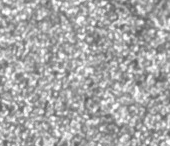
#> input picture enhanced_debug/06_resolution_adaptive_original.png, 170 x 146 px
$ python -i metrics.py   (imports and definitions only)   (older library calls are emulated)
#> lines starting #> are read from the running program, lines starting #| are printed output that depends on the picture; after the words box and inside, x2 and y2 are one past the last pixel; in counts of white or black regions, pixels touching at a corner belong together
# analysis.metrics.py

import cv2
import numpy as np
from tkinter import messagebox

# [7 lines left out: function get_analysis_region, not called in this run]

def analyze_image(image, roi_coords=None):
    """Analyze the DIC pattern quality"""
    try:
        # Get analysis region
        if roi_coords:
            x1, y1, x2, y2 = roi_coords
            analysis_region = image[y1:y2, x1:x2]
        else:
            analysis_region = image

        # Convert to grayscale
        if len(analysis_region.shape) == 3:
            gray = cv2.cvtColor(analysis_region, cv2.COLOR_RGB2GRAY)
        else:
            gray = analysis_region

        results = {}

        # Enhanced analysis for DIC applications
        results['contrast'] = calculate_contrast(gray)
        results['speckle_density'] = calculate_speckle_density(gray)
        results['gradient_magnitude'] = calculate_gradient_magnitude(gray)
        results['noise_level'] = calculate_noise_level(gray)
        results['pattern_uniformity'] = calculate_uniformity(gray)
        results['feature_size'] = analyze_feature_size(gray)
        results['intensity_distribution'] = analyze_intensity_distribution(gray)
        results['edge_quality'] = analyze_edge_quality(gray)

        # Improved overall score calculation
        results['overall_score'] = calculate_overall_score(results)

        return results

    except Exception as e:
        raise Exception(f"Analysis error: {str(e)}")

def calculate_contrast(gray):
    """Improved contrast calculation using multiple methods"""
    # Method 1: RMS contrast (better for DIC)
    rms_contrast = np.sqrt(np.mean((gray - np.mean(gray))**2)) / np.mean(gray) * 100

    # Method 2: Michelson contrast for local features
    local_max = np.percentile(gray, 95)  # Avoid outliers
    local_min = np.percentile(gray, 5)
    if local_max + local_min > 0:
        michelson_contrast = (local_max - local_min) / (local_max + local_min) * 100
    else:
        michelson_contrast = 0

    # Combine both methods
    contrast = (rms_contrast + michelson_contrast) / 2
    return round(min(contrast, 100), 1)

def calculate_speckle_density(gray):
    """Improved speckle density calculation"""
    # Use multiple feature detection methods

    # Method 1: Good Features to Track
    corners = cv2.goodFeaturesToTrack(gray, maxCorners=2000, qualityLevel=0.01,
                                      minDistance=3, blockSize=3)

    # Method 2: FAST corner detection
    fast = cv2.FastFeatureDetector_create(threshold=20)
    fast_keypoints = fast.detect(gray, None)

    # Method 3: Binary pattern analysis
    _, binary = cv2.threshold(gray, 0, 255, cv2.THRESH_BINARY + cv2.THRESH_OTSU)
    contours, _ = cv2.findContours(binary, cv2.RETR_EXTERNAL, cv2.CHAIN_APPROX_SIMPLE)

    # Calculate densities
    area = gray.shape[0] * gray.shape[1]

    corner_density = len(corners) if corners is not None else 0
    fast_density = len(fast_keypoints)
    contour_density = len([c for c in contours if cv2.contourArea(c) > 3])

    # Combine and normalize
    total_features = (corner_density + fast_density + contour_density) / 3
    density = total_features / area * 1000000  # Features per million pixels

    return round(density, 1)

def calculate_noise_level(gray):
    """Improved noise level estimation"""
    # Use multiple noise estimation methods

    # Method 1: Laplacian variance
    laplacian = cv2.Laplacian(gray, cv2.CV_64F)
    laplacian_var = laplacian.var()

    # Method 2: Local standard deviation
    kernel = np.ones((5, 5), np.float32) / 25
    local_mean = cv2.filter2D(gray.astype(np.float32), -1, kernel)
    local_var = cv2.filter2D((gray.astype(np.float32) - local_mean) ** 2, -1, kernel)
    noise_estimate = np.mean(np.sqrt(local_var))

    # Convert to SNR-like metric
    signal_strength = np.std(gray)
    if noise_estimate > 0:
        snr = 20 * np.log10(signal_strength / noise_estimate)
    else:
        # Avoid division by zero
        snr = 50  # Set a reasonable maximum SNR value

    return round(max(0, min(snr, 50)), 1)

def calculate_uniformity(gray):
    """Improved pattern uniformity calculation"""
    # Use overlapping windows for better uniformity assessment
    h, w = gray.shape
    window_size = min(h, w) // 6

    if window_size < 10:
        return 0

    step_size = window_size // 2
    window_stats = []

    for y in range(0, h - window_size, step_size):
        for x in range(0, w - window_size, step_size):
            window = gray[y:y + window_size, x:x + window_size]
            # Calculate multiple statistics
            mean_intensity = np.mean(window)
            std_intensity = np.std(window)
            gradient_strength = np.mean(cv2.Sobel(window, cv2.CV_64F, 1, 0) ** 2 +
                                        cv2.Sobel(window, cv2.CV_64F, 0, 1) ** 2)

            window_stats.append({
                'mean': mean_intensity,
                'std': std_intensity,
                'gradient': gradient_strength
            })

    if len(window_stats) < 2:
        return 0

    # Calculate uniformity based on variation in statistics
    means = [s['mean'] for s in window_stats]
    stds = [s['std'] for s in window_stats]
    gradients = [s['gradient'] for s in window_stats]

    mean_uniformity = 100 - (np.std(means) / np.mean(means) * 100) if np.mean(means) > 0 else 0
    std_uniformity = 100 - (np.std(stds) / np.mean(stds) * 100) if np.mean(stds) > 0 else 0
    grad_uniformity = 100 - (np.std(gradients) / np.mean(gradients) * 100) if np.mean(gradients) > 0 else 0

    overall_uniformity = (mean_uniformity + std_uniformity + grad_uniformity) / 3
    return round(max(0, min(overall_uniformity, 100)), 1)

def analyze_feature_size(gray):
    """Improved feature size analysis"""
    # Use watershed segmentation for better feature separation
    _, binary = cv2.threshold(gray, 0, 255, cv2.THRESH_BINARY + cv2.THRESH_OTSU)

    # Distance transform
    dist_transform = cv2.distanceTransform(binary, cv2.DIST_L2, 5)

    # Find local maxima
    local_maxima = cv2.dilate(dist_transform, np.ones((3, 3))) == dist_transform
    local_maxima = local_maxima & (dist_transform > 0.5 * dist_transform.max())

    # Get coordinates of maxima
    maxima_coords = np.where(local_maxima)

    if len(maxima_coords[0]) > 0:
        # Calculate average distance between features
        distances = []
        coords = list(zip(maxima_coords[0], maxima_coords[1]))

        for i, coord1 in enumerate(coords[:100]):  # Limit for performance
            for coord2 in coords[i + 1:i + 11]:  # Check nearest neighbors
                dist = np.sqrt((coord1[0] - coord2[0]) ** 2 + (coord1[1] - coord2[1]) ** 2)
                distances.append(dist)

        if distances:
            avg_spacing = np.mean(distances)
            return round(avg_spacing, 1)

    # Fallback to connected components
    num_components, labels, stats, _ = cv2.connectedComponentsWithStats(binary)

    if num_components > 1:
        areas = stats[1:, cv2.CC_STAT_AREA]
        areas = areas[(areas > 5) & (areas < 1000)]

        if len(areas) > 0:
            avg_area = np.mean(areas)
            # Convert area to approximate diameter
            avg_diameter = 2 * np.sqrt(avg_area / np.pi)
            return round(avg_diameter, 1)

    return 0

def calculate_gradient_magnitude(gray):
    """Calculate gradient magnitude for edge strength"""
    grad_x = cv2.Sobel(gray, cv2.CV_64F, 1, 0, ksize=3)
    grad_y = cv2.Sobel(gray, cv2.CV_64F, 0, 1, ksize=3)
    gradient_magnitude = np.sqrt(grad_x ** 2 + grad_y ** 2)
    return round(np.mean(gradient_magnitude), 1)

def analyze_intensity_distribution(gray):
    """Analyze intensity distribution for DIC suitability"""
    hist, bins = np.histogram(gray, bins=256, range=(0, 256))

    # Calculate histogram statistics
    total_pixels = gray.shape[0] * gray.shape[1]
    hist_normalized = hist / total_pixels

    # Shannon entropy (higher is better for DIC)
    entropy = -np.sum(hist_normalized[hist_normalized > 0] *
                      np.log2(hist_normalized[hist_normalized > 0]))

    # Normalize entropy to 0-100 scale
    max_entropy = 8.0  # log2(256)
    entropy_score = (entropy / max_entropy) * 100

    return round(entropy_score, 1)

def analyze_edge_quality(gray):
    """Analyze edge quality and sharpness"""
    # Use Canny edge detection
    edges = cv2.Canny(gray, 50, 150)

    # Calculate edge density
    edge_pixels = np.sum(edges > 0)
    total_pixels = gray.shape[0] * gray.shape[1]
    edge_density = (edge_pixels / total_pixels) * 100

    # Analyze edge strength
    if edge_pixels > 0:
        # Get gradient at edge locations
        grad_x = cv2.Sobel(gray, cv2.CV_64F, 1, 0, ksize=3)
        grad_y = cv2.Sobel(gray, cv2.CV_64F, 0, 1, ksize=3)
        gradient_magnitude = np.sqrt(grad_x ** 2 + grad_y ** 2)

        edge_locations = edges > 0
        edge_strength = np.mean(gradient_magnitude[edge_locations])

        # Combine density and strength
        edge_quality = (edge_density * 0.3 + (edge_strength / 255 * 100) * 0.7)
    else:
        edge_quality = 0

    return round(min(edge_quality, 100), 1)

def calculate_overall_score(results):
    """Improved overall score calculation with DIC-specific weighting"""
    # DIC-specific weights
    weights = {
        'contrast': 0.20,  # Important but not everything
        'speckle_density': 0.25,  # Very important for DIC
        'gradient_magnitude': 0.15,  # Important for correlation
        'noise_level': 0.10,  # Less critical if other factors good
        'pattern_uniformity': 0.15,  # Important for consistent results
        'feature_size': 0.10,  # Important for subset size
        'intensity_distribution': 0.05  # Nice to have
    }

    # Normalize scores for combination
    normalized_scores = {}

    # Contrast: good range is 20-80
    contrast = results['contrast']
    if contrast < 20:
        normalized_scores['contrast'] = contrast / 20 * 50
    elif contrast > 80:
        normalized_scores['contrast'] = max(0, 100 - (contrast - 80) * 2)
    else:
        normalized_scores['contrast'] = 50 + (contrast - 20) / 60 * 50

    # Speckle density: optimal range varies, but generally 50-500 features per area
    density = results['speckle_density']
    if density < 10:
        normalized_scores['speckle_density'] = density * 5
    elif density > 200:
        normalized_scores['speckle_density'] = max(0, 100 - (density - 200) * 0.5)
    else:
        normalized_scores['speckle_density'] = min(100, density * 0.5 + 50)

    # Gradient magnitude: higher is generally better
    grad_mag = results['gradient_magnitude']
    normalized_scores['gradient_magnitude'] = min(100, grad_mag * 0.5)

    # Noise level: already normalized as SNR
    normalized_scores['noise_level'] = results['noise_level'] * 2

    # Pattern uniformity: already 0-100
    normalized_scores['pattern_uniformity'] = results['pattern_uniformity']

    # Feature size: optimal range is 3-15 pixels
    feature_size = results['feature_size']
    if feature_size == 0:
        normalized_scores['feature_size'] = 0
    elif feature_size < 3:
        normalized_scores['feature_size'] = feature_size / 3 * 50
    elif feature_size > 15:
        normalized_scores['feature_size'] = max(0, 100 - (feature_size - 15) * 5)
    else:
        normalized_scores['feature_size'] = 50 + (feature_size - 3) / 12 * 50

    # Intensity distribution: already 0-100
    normalized_scores['intensity_distribution'] = results['intensity_distribution']

    # Calculate weighted score
    overall_score = sum(normalized_scores.get(key, 0) * weight
                        for key, weight in weights.items())

    return round(overall_score, 1)

>>> import cv2
>>> picture = cv2.cvtColor(cv2.imread('../enhanced_debug/06_resolution_adaptive_original.png'), cv2.COLOR_BGR2RGB)
#> picture is the input picture: shape (146, 170, 3); min 85, max 255, mean 167.8
>>> result = analyze_image(picture)
#> in calculate_contrast, `rms_contrast = np.sqrt(np.mean((gray - np.mean(gray))**2)) / np.mean(g..`: rms_contrast = 18.69
#> in calculate_contrast, `local_max = np.percentile(gray, 95)`: local_max = 226
#> in calculate_contrast, `local_min = np.percentile(gray, 5)`: local_min = 122
#> in calculate_contrast, `michelson_contrast = (local_max - local_min) / (local_max + local_min)..`: michelson_contrast = 29.89
#> in calculate_contrast, `contrast = (rms_contrast + michelson_contrast) / 2`: contrast = 24.29
#> in calculate_speckle_density, `corners = cv2.goodFeaturesToTrack(gray, maxCorners=2000, qualityLevel=..`: corners = 1002 rows, first 8: [148, 142], [101, 129], [6, 111], [12, 127], [105, 2], [24, 137], [57, 113], [142, 22]
#> in calculate_speckle_density, `fast_keypoints = fast.detect(gray, None)`: fast_keypoints = 1169 keypoints; strongest (x, y, size): (12, 127, 7), (141, 22, 7), (101, 128, 7), (152, 31, 7)
#> in calculate_speckle_density, `_, binary = cv2.threshold(gray, 0, 255, cv2.THRESH_BINARY + cv2.THRESH..`:
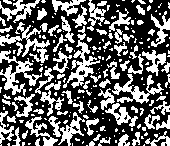
#> binary: shape (146, 170); 39.3% white; 214 white regions (137 under 20 px)
#> in calculate_speckle_density, `contours, _ = cv2.findContours(binary, cv2.RETR_EXTERNAL, cv2.CHAIN_AP..`: contours = 214 contours, 158 with area under 20; largest, box (x1, y1, x2, y2) and area: (0, 50, 42, 96) 498, (63, 26, 100, 88) 475, (112, 74, 164, 104) 406, (0, 22, 50, 63) 395, (0, 0, 40, 23) 261
#> in calculate_speckle_density, `corner_density = len(corners) if corners is not None else 0`: corner_density = 1002
#> in calculate_speckle_density, `fast_density = len(fast_keypoints)`: fast_density = 1169
#> in calculate_speckle_density, `contour_density = len([c for c in contours if cv2.contourArea(c) > 3])`: contour_density = 115
#> in calculate_speckle_density, `total_features = (corner_density + fast_density + contour_density) / 3`: total_features = 762
#> in calculate_speckle_density, `density = total_features / area * 1000000`: density = 30701
#> in calculate_gradient_magnitude, `gradient_magnitude = np.sqrt(grad_x ** 2 + grad_y ** 2)`:
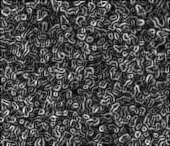
#> gradient_magnitude: shape (146, 170) float64; min 0, max 478.6, mean 142.9; drawn with min black and max white
#> in calculate_noise_level, `laplacian = cv2.Laplacian(gray, cv2.CV_64F)`:
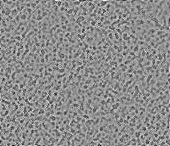
#> laplacian: shape (146, 170) float64; min -164, max 132, mean 0; drawn with min black and max white
#> in calculate_noise_level, `laplacian_var = laplacian.var()`: laplacian_var = 1074.2
#> in calculate_noise_level, `local_var = cv2.filter2D((gray.astype(np.float32) - local_mean) ** 2, ..`:
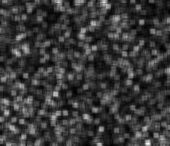
#> local_var: shape (146, 170) float32; min 33.35, max 1337.8, mean 328.9; drawn with min black and max white
#> in calculate_noise_level, `noise_estimate = np.mean(np.sqrt(local_var))`: noise_estimate = 17.58
#> in calculate_noise_level, `signal_strength = np.std(gray)`: signal_strength = 31.36
#> in calculate_noise_level, `snr = 20 * np.log10(signal_strength / noise_estimate)`: snr = 5.03
#> after the loop in calculate_uniformity, `for y in range(0, h - window_size, step_size):`:
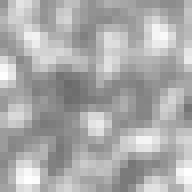
#> window: shape (24, 24) (shown 8 times larger); min 107, max 254, mean 171.2
#> after the loop in calculate_uniformity, `for y in range(0, h - window_size, step_size):`: window_stats = 143 items
#> in calculate_uniformity, `means = [s['mean'] for s in window_stats]`: means = 143 values, max 181.1 at index 71, min 148.1 at index 24, mean 167.7
#> in calculate_uniformity, `stds = [s['std'] for s in window_stats]`: stds = 143 values, max 34.61 at index 76, min 23.77 at index 60, mean 30.35
#> in calculate_uniformity, `gradients = [s['gradient'] for s in window_stats]`: gradients = 143 values, max 32189.7 at index 105, min 16520.8 at index 60, mean 24634.9
#> in calculate_uniformity, `mean_uniformity = 100 - (np.std(means) / np.mean(means) * 100) if np.m..`: mean_uniformity = 96.3
#> in calculate_uniformity, `std_uniformity = 100 - (np.std(stds) / np.mean(stds) * 100) if np.mean..`: std_uniformity = 92.56
#> in calculate_uniformity, `grad_uniformity = 100 - (np.std(gradients) / np.mean(gradients) * 100)..`: grad_uniformity = 85.99
#> in calculate_uniformity, `overall_uniformity = (mean_uniformity + std_uniformity + grad_uniformi..`: overall_uniformity = 91.62
#> in analyze_feature_size, `local_maxima = local_maxima & (dist_transform > 0.5 * dist_transform.m..`:
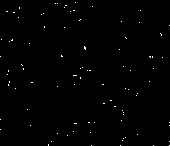
#> local_maxima: shape (146, 170) bool; 0.53% white in thin lines or dots
#> in analyze_feature_size, `maxima_coords = np.where(local_maxima)`: maxima_coords = 131 positions, rows 2 to 145, columns 0 to 169
#> in analyze_feature_size, `coords = list(zip(maxima_coords[0], maxima_coords[1]))`: coords = 131 pairs, first value 2 to 145, second value 0 to 169
#> the loop in analyze_feature_size, `for i, coord1 in enumerate(coords[:100]):` made 100 passes
#> coord1 on passes 1 to 8: (2, 75), (3, 55), (3, 57), (5, 65), (5, 66), (6, 92), (7, 19), (7, 64)
#> after the loop in analyze_feature_size, `for i, coord1 in enumerate(coords[:100]):`: distances = 1000 values, max 168.6 at index 248, min 1 at index 30, mean 54.85
#> in analyze_feature_size, `avg_spacing = np.mean(distances)`: avg_spacing = 54.85
#> in analyze_intensity_distribution, `hist, bins = np.histogram(gray, bins=256, range=(0, 256))`: hist = 256 values, max 335 at index 146, min 0 at index 0, mean 96.95; bins = 257 values from 0 to 256
#> in analyze_intensity_distribution, `hist_normalized = hist / total_pixels`: hist_normalized = 256 values, max 0.0135 at index 146, min 0 at index 0, mean 0.00391
#> in analyze_intensity_distribution, `entropy = -np.sum(hist_normalized[hist_normalized > 0] * np.log2(hist_..`: entropy = 6.96
#> in analyze_intensity_distribution, `entropy_score = (entropy / max_entropy) * 100`: entropy_score = 87.01
#> in analyze_edge_quality, `edges = cv2.Canny(gray, 50, 150)`:
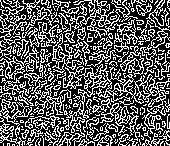
#> edges: shape (146, 170); 36.1% white in thin lines or dots
#> in analyze_edge_quality, `edge_pixels = np.sum(edges > 0)`: edge_pixels = 8964
#> in analyze_edge_quality, `edge_density = (edge_pixels / total_pixels) * 100`: edge_density = 36.12
#> in analyze_edge_quality, `edge_strength = np.mean(gradient_magnitude[edge_locations])`: edge_strength = 199.7
#> in analyze_edge_quality, `edge_quality = (edge_density * 0.3 + (edge_strength / 255 * 100) * 0.7)`: edge_quality = 65.65
#> in calculate_overall_score, `contrast = results['contrast']`: contrast = 24.3
#> in calculate_overall_score, `density = results['speckle_density']`: density = 30701
#> in calculate_overall_score, `grad_mag = results['gradient_magnitude']`: grad_mag = 142.9
#> in calculate_overall_score, `feature_size = results['feature_size']`: feature_size = 54.9
#> in calculate_overall_score, `overall_score = sum(normalized_scores.get(key, 0) * weight for key, we..`: overall_score = 40.52
#> result = 9 items

$ run again, on enhanced_debug/06a_image_analysis.png
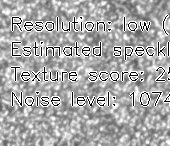
#> input picture enhanced_debug/06a_image_analysis.png, 170 x 146 px
#> picture is the input picture: shape (146, 170, 3); min 0, max 255, mean 169.1
#> rms_contrast = 33.67
#> local_max = 255
#> local_min = 0
#> michelson_contrast = 100
#> in calculate_contrast, `contrast = (rms_contrast + michelson_contrast) / 2`: contrast = 66.83
#> corners = 882 rows, first 8: [44, 72], [35, 47], [74, 22], [76, 47], [25, 25], [130, 75], [52, 100], [136, 50]
#> fast_keypoints = 1175 keypoints; strongest (x, y, size): (144, 24, 7), (81, 22, 7), (90, 72, 7), (114, 80, 7)
#> in calculate_speckle_density, `_, binary = cv2.threshold(gray, 0, 255, cv2.THRESH_BINARY + cv2.THRESH..`:
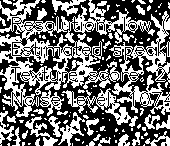
#> binary: shape (146, 170); 44.6% white; 121 white regions (89 under 20 px)
#> contours = 115 contours, 93 with area under 20; largest, box (x1, y1, x2, y2) and area: (0, 0, 155, 117) 7036, (109, 11, 170, 115) 2239, (62, 88, 138, 127) 714, (58, 112, 85, 146) 247, (25, 116, 58, 146) 202
#> corner_density = 882
#> fast_density = 1175
#> contour_density = 57
#> total_features = 704.7
#> in calculate_speckle_density, `density = total_features / area * 1000000`: density = 28391.1
#> laplacian_var = 45769
#> noise_estimate = 40.64
#> signal_strength = 56.94
#> snr = 2.93
#> after the loop in calculate_uniformity, `for y in range(0, h - window_size, step_size):`: window_stats = 143 items
#> means = 143 values, max 183 at index 58, min 153.1 at index 9, mean 169
#> stds = 143 values, max 76.75 at index 14, min 27.41 at index 138, mean 57.3
#> gradients = 143 values, max 139927.8 at index 14, min 20005.3 at index 138, mean 81847
#> mean_uniformity = 96.71
#> std_uniformity = 74.9
#> grad_uniformity = 58.65
#> overall_uniformity = 76.75
#> maxima_coords = 109 positions, rows 2 to 145, columns 0 to 169
#> coords = 109 pairs, first value 2 to 145, second value 0 to 169
#> the loop in analyze_feature_size, `for i, coord1 in enumerate(coords[:100]):` made 100 passes
#> coord1 on passes 1 to 8: (2, 75), (3, 55), (3, 57), (5, 65), (5, 66), (6, 92), (7, 19), (7, 64)
#> after the loop in analyze_feature_size, `for i, coord1 in enumerate(coords[:100]):`: distances = 999 values, max 169.4 at index 929, min 1 at index 30, mean 61.22
#> avg_spacing = 61.22
#> hist = 256 values, max 2948 at index 255, min 0 at index 1, mean 96.95; bins = 257 values from 0 to 256
#> hist_normalized = 256 values, max 0.119 at index 255, min 0 at index 1, mean 0.00391
#> entropy = 6.58
#> entropy_score = 82.2
#> in analyze_edge_quality, `edges = cv2.Canny(gray, 50, 150)`:
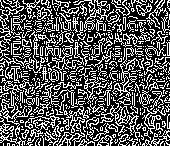
#> edges: shape (146, 170); 34.6% white in thin lines or dots
#> edge_pixels = 8594
#> edge_density = 34.63
#> edge_locations: shape (146, 170) bool; 34.6% white in thin lines or dots
#> edge_strength = 316.8
#> edge_quality = 97.36
#> in calculate_overall_score, `contrast = results['contrast']`: contrast = 66.8
#> in calculate_overall_score, `density = results['speckle_density']`: density = 28391.1
#> grad_mag = 212.8
#> feature_size = 61.2
#> overall_score = 49.01
#> result = 9 items
